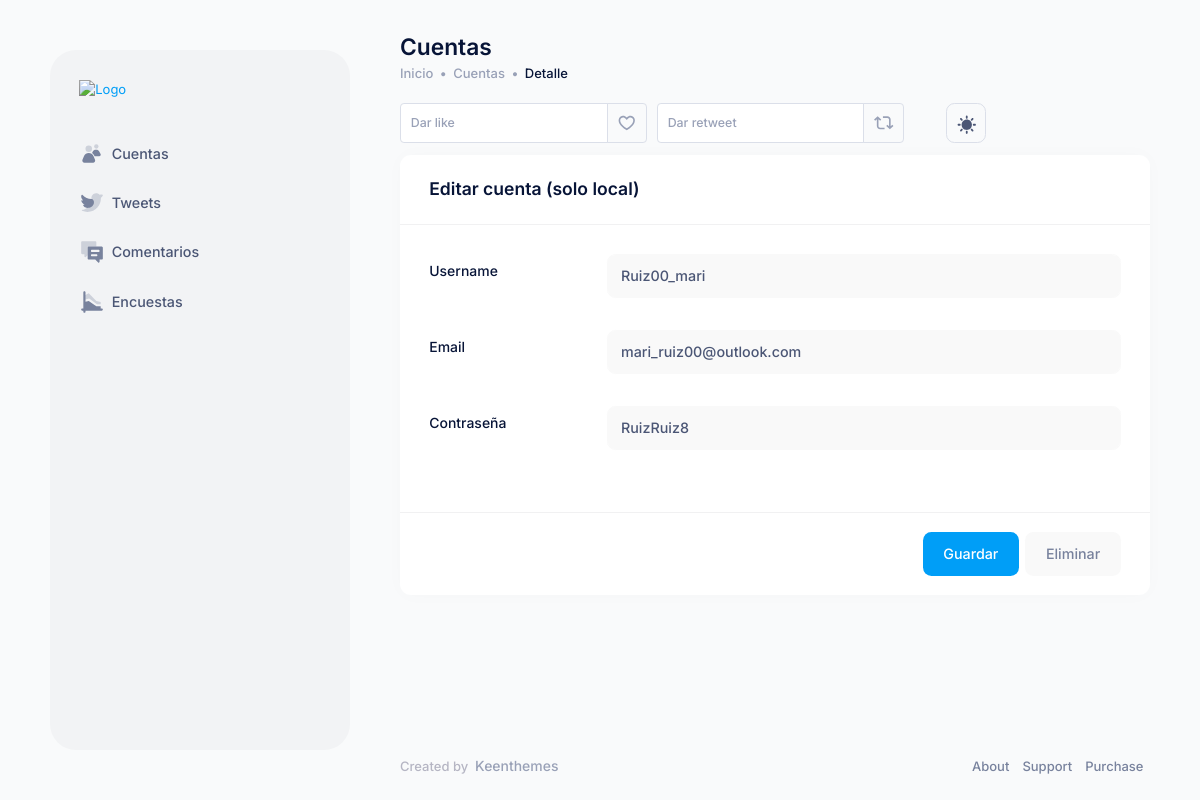
The app's page /twitter/detail_accounts/3/ with its own data.
### twitterApp/models/accounts.py (models this page shows)
class Accounts(models.Model):
    email = models.CharField(max_length=100)
    username = models.CharField(max_length=100)
    password = models.CharField(max_length=100)

### twitterApp/views/accounts.py (the view)
# urls.py: path('detail_accounts/<int:accounts_id>/', views.detail_accounts, name='detail_accounts'),
def detail_accounts(request, accounts_id):
    account = get_object_or_404(Accounts, pk=accounts_id)
    accounts = Accounts.objects.all()
    return render(
        request, "accounts/detail.html", {"account": account, "accounts": accounts}
    )

### twitterApp/templates/accounts/detail.html (shortened to what this page needs)
{% extends 'base/base.html' %}
{% block title %}
<div class="page-title d-flex flex-column align-items-start justify-content-center flex-wrap me-lg-2 pb-10 pb-lg-0"
    data-kt-swapper="true" data-kt-swapper-mode="prepend"
    data-kt-swapper-parent="{default: '#kt_content_container', lg: '#kt_header_container'}">
    <h1 class="d-flex flex-column text-dark fw-bold my-0 fs-1">Cuentas</h1>
    <ul class="breadcrumb breadcrumb-dot fw-semibold fs-base my-1">
        <li class="breadcrumb-item text-muted">
            <a href="{% url 'accounts' %}" class="text-muted text-hover-primary">
                Inicio
            </a>
        </li>
        <li class="breadcrumb-item text-muted">Cuentas</li>
        <li class="breadcrumb-item text-dark">Detalle</li>
    </ul>
</div>
{% endblock title %}
{% block controls %}
<div class="d-flex flex-wrap my-1">
    <ul class="nav nav-pills me-6 mb-2 mb-sm-0" role="tablist">
        <li class="nav-item m-0 me-3" role="presentation">
            <form data-kt-search-element="form" action="{% url 'like_tweet' account.id %}" method="POST"
                class="d-none d-lg-block w-100 position-relative mb-2 mb-lg-0" autocomplete="off">
                <div class="input-group input-group-sm">
                    <input type="text" id="tweet" name="tweet" class="form-control" placeholder="Dar like" aria-label="Dar like"
                        aria-describedby="basic-addon2" required />
                    <button type="submit" class="btn btn-icon btn-outline btn-active-color-danger">
                        <span class="svg-icon svg-icon-muted svg-icon-2">
                        </span>
                    </button>
                </div>
            </form>
        </li>
        <li class="nav-item m-0 me-3" role="presentation">
            <form data-kt-search-element="form" action="{% url 'like_retweet' account.id %}" method="POST"
                class="d-none d-lg-block w-100 position-relative mb-2 mb-lg-0" autocomplete="off">
                <div class="input-group input-group-sm">
                    <input type="text" id="tweet" name="tweet" class="form-control" placeholder="Dar retweet" aria-label="Dar retweet"
                        aria-describedby="basic-addon2" required />
                    <button type="submit" class="btn btn-icon btn-outline btn-active-color-success">
                        <span class="svg-icon svg-icon-muted svg-icon-2">
                        </span>
                    </button>
                </div>
            </form>
        </li>
    </ul>
</div>
{% endblock controls %}
{% block contenido %}
<div class="container-xxl" id="kt_content_container">
    <form class="form" action="{% url 'update_accounts' account.id %}" method="POST">
        <div class="card">
            <div class="card-header">
                <div class="card-title fs-3 fw-bold">Editar cuenta (solo local)</div>
            </div>
            <form id="kt_project_settings_form" class="form fv-plugins-bootstrap5 fv-plugins-framework"
                novalidate="novalidate">
                <div class="card-body p-9">
                    <div class="row mb-8">
                        <div class="col-xl-3">
                            <div class="fs-6 fw-semibold mt-2 mb-3">Username</div>
                        </div>
                        <div class="col-xl-9 fv-row fv-plugins-icon-container">
                            <input class="form-control form-control-solid" value="{{ account.username }}" type="text"
                                id="username" name="username" placeholder="John" required />
                        </div>
                    </div>
                    <div class="row mb-8">
                        <div class="col-xl-3">
                            <div class="fs-6 fw-semibold mt-2 mb-3">Email</div>
                        </div>
                        <div class="col-xl-9 fv-row fv-plugins-icon-container">
                            <input class="form-control form-control-solid" value="{{ account.email }}" type="text"
                                id="email" name="email" placeholder="Doe" required />
                        </div>
                    </div>
                    <div class="row mb-8">
                        <div class="col-xl-3">
                            <div class="fs-6 fw-semibold mt-2 mb-3">Contraseña</div>
                        </div>
                        <div class="col-xl-9 fv-row fv-plugins-icon-container">
                            <input class="form-control form-control-solid" value="{{ account.password }}" type="text"
                                id="password" name="password" placeholder="Flowbite" required />
                        </div>
                    </div>
                </div>
                <div class="card-footer d-flex justify-content-end py-6 px-9">
                    <button type="submit" class="btn btn-primary me-2">Guardar</button>
                    <button type="button" class="btn btn-light btn-active-light-primary" data-bs-toggle="modal"
                        data-bs-target="#kt_modal_new_user">
                        Eliminar
                    </button>
                </div>
            </form>
        </div>
    </form>
</div>
{% endblock contenido %}

### records on screen
Accounts: username "Ruiz00_mari", email "mari_ruiz00@outlook.com", password "RuizRuiz8"
